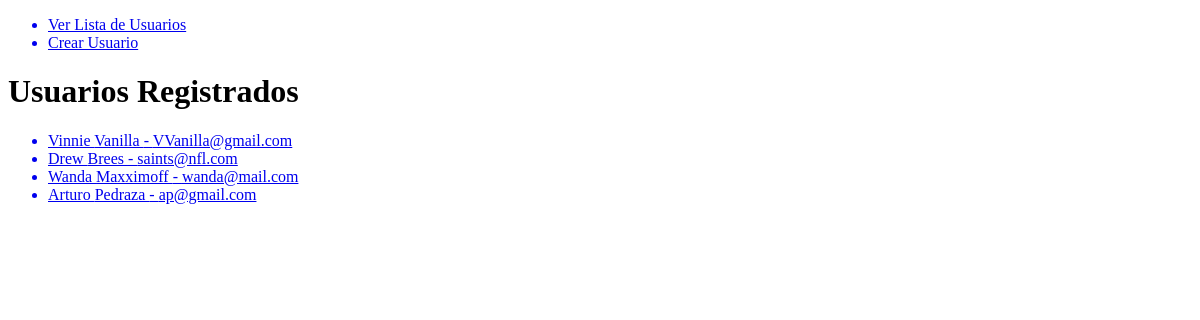
Page /main/ on the earlier database version.
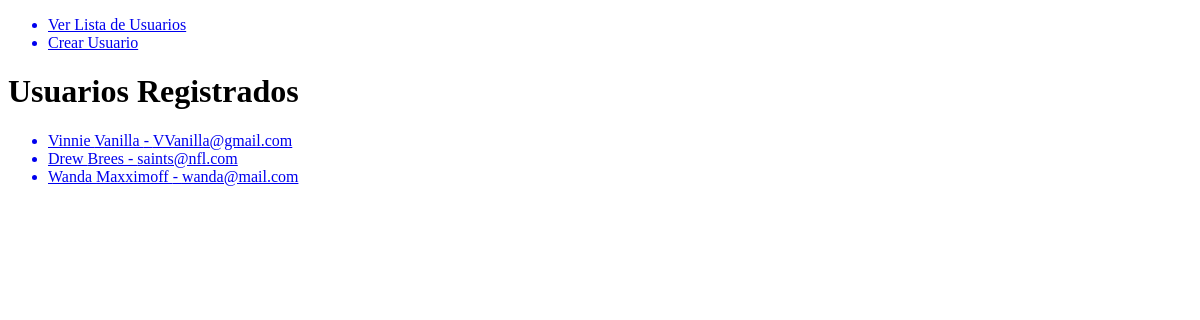
Same page on the later database version.
### main/models.py (models this page shows, shortened)
class UserModel (models.Model):
    first_name = models.CharField(max_length=100)
    last_name = models.CharField(max_length=100)
    email = models.EmailField()
    phone_number = models.CharField(max_length=15)
    gender = models.CharField(choices=GENDER_OPTS, max_length=20)
    date_birth = models.DateField(blank=True, null=True)
    created = models.DateTimeField(auto_now_add=True)
    updated = models.DateTimeField(auto_now=True)

### main/views.py (the view)
# urls.py: path('', GetUsersView.as_view(), name='list'),
class GetUsersView (views.View):
    def get(self, request):
        users = UserModel.objects.all()
        template_name = 'main/list.html'
        context = {
            'users': users
        }
        return render(request, template_name, context)

### main/templates/main/list.html
{% extends 'base.html' %}
{% block content %}
    <h1>Usuarios Registrados</h1>
    <ul>
        {% for user in users%}
        <a href="{% url 'user:detail' user.id %}">
            <li>{{ user.first_name }} {{ user.last_name }} - {{ user.email }}</li>
        </a>
        {% endfor %}
    </ul>
{% endblock content %}

Differences in the rows shown:
removed UserModel: first_name "Arturo", last_name "Pedraza", email "ap@gmail.com"
